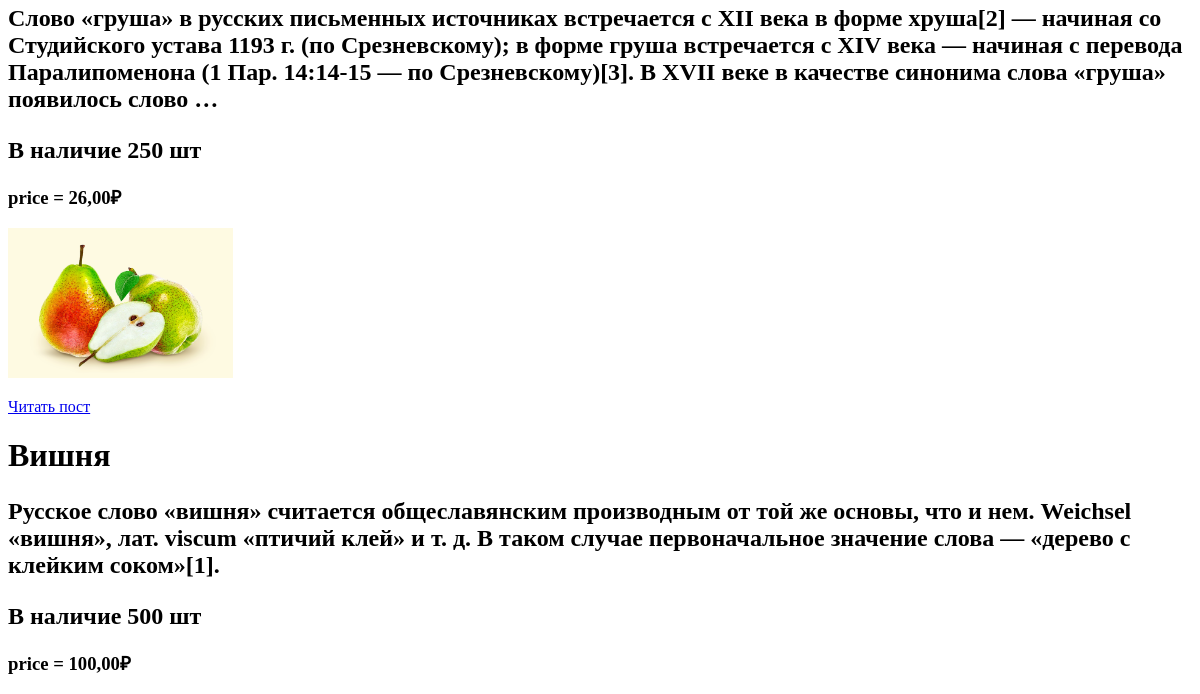
The app's page /index/ (lower part), older data.
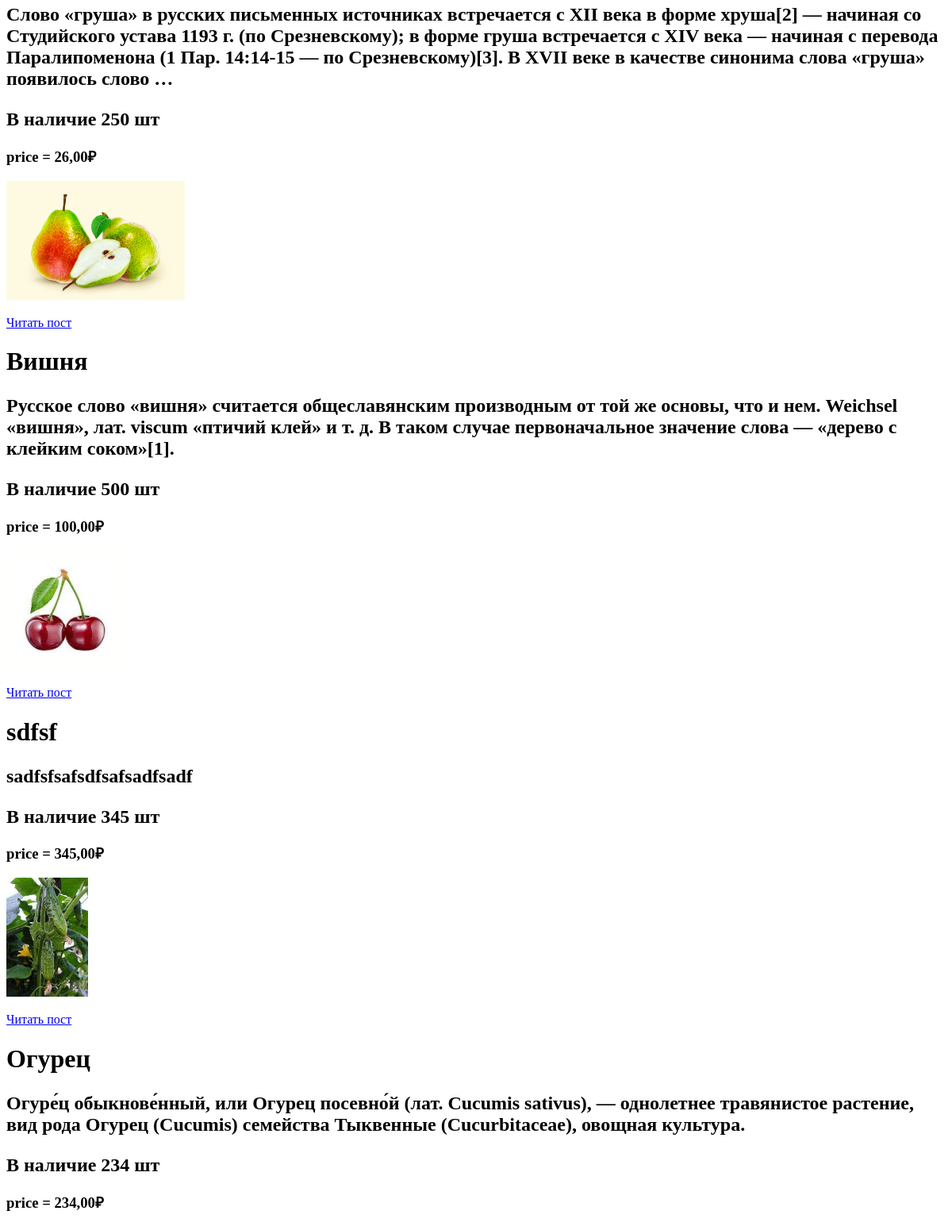
The same page, newer data.
### MedoedPJ/models.py (models this page shows, shortened)
class Product(models.Model):
    title = models.CharField(max_length = 200, verbose_name = "Название")
    content = models.TextField(verbose_name = "Описание")
    photo = models.ImageField(upload_to = "photos/ ",blank = True, verbose_name = "Фото")
    price = models.DecimalField( max_digits = 7, decimal_places = 2, verbose_name = "Цена")
    quantity = models.IntegerField( default=0, validators=[MinValueValidator(0), MaxValueValidator(1000)], verbose_name = "Количество")
    sellerr = models.ForeignKey("Seller", on_delete = models.PROTECT, null = True,)
    slug = models.SlugField(max_length=200, unique=True, db_index=True, blank = True, null = True)
    def get_absolute_url(self):
        return reverse("post", kwargs={"post_slug": self.slug })

### MedoedPJ/views.py (the view)
# urls.py: path("index/", ProductClass.as_view(), name="info"),
class ProductClass(DataMixin,ListView):
    model = Product
    template_name = "MedoedPJ/index.html"
    context_object_name = 'posts'
    def get_context_data(self, *, object_list=None, **kwargs):
        context = super().get_context_data(**kwargs)
        c_def = self.get_user_context()
        context["title"] = "Product"
        return dict(list(context.items()) + list(c_def.items()))

### MedoedPJ/utils.py (called while the page is built)
    def get_user_context(self, **kwargs):
        context = kwargs
        context["points"] = points
        return context

### MedoedPJ/templates/MedoedPJ/index.html (shortened to what this page needs)
{% extends "MedoedPJ/base.html" %}
{% block info %}
    {% for i in posts %}
    <h1>{{ i.title }}  </h1><p></p>
    <h2>{{ i.content |linebreaks|truncatewords:50 }}  </h2><p></p>
    <h2> В наличие {{ i.quantity }} шт</h2>
    <h3>price  = {{ i.price  }}₽ </h3><p></p>
    {% if i.photo %}
    <img src="{{i.photo.url}}" alt="{{i.title}}" height="150" width="auto"><p></p>
    <a href = "{{ i.get_absolute_url }}"> Читать пост</a>
    {% endif %}
    {% endfor %}
{% endblock %}

### MedoedPJ/templates/MedoedPJ/base.html (shortened to what this page needs)
<!DOCTYPE html>
<html lang="ru">
<head>
</head>
<body>
{% block info %}
{% endblock %}
</body>
</html>

Row changes from the older to the newer data that the page shows:
changed Product "Вишня": photo: picture added; now shows "Читать пост"
added Product: title "sdfsf", content "sadfsfsafsdfsafsadfsadf", quantity "345", price "345,00", photo (picture)
added Product: title "Огурец", content "Огуре́ц обыкнове́нный, или Огурец посевно́й (лат. Cucumis sativus), — однолетнее травянистое растение, вид рода Огурец (Cucumis) семейства Тыквенные (Cucurbitaceae), овощная культура.", quantity "234", price "234,00"
